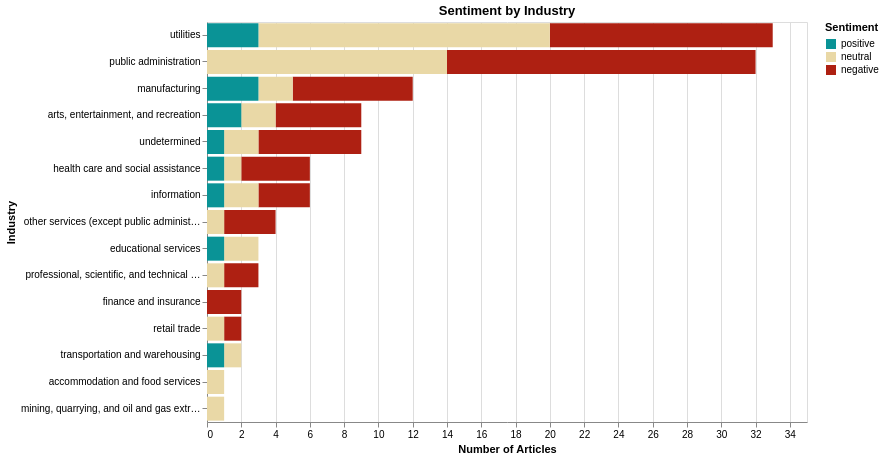

Vega-Lite specification for this chart:
### Vega-Lite specification from a JSON file in a GitHub repository (floating-point values rounded to 4 significant figures)
{"$schema": "https://vega.github.io/schema/vega-lite/v5.20.1.json", "config": {"axisX": {"labelAngle": 0}, "view": {"continuousHeight": 300, "continuousWidth": 300}}, "data": {"name": "data-afcdc8796c0aae7ee46f598457f62196"}, "datasets": {"data-afcdc8796c0aae7ee46f598457f62196": [{"Count": 1, "Industry": "accommodation and food services", "sentiment_label": "neutral"}, {"Count": 5, "Industry": "arts, entertainment, and recreation", "sentiment_label": "negative"}, {"Count": 2, "Industry": "arts, entertainment, and recreation", "sentiment_label": "neutral"}, {"Count": 2, "Industry": "arts, entertainment, and recreation", "sentiment_label": "positive"}, {"Count": 2, "Industry": "educational services", "sentiment_label": "neutral"}, {"Count": 1, "Industry": "educational services", "sentiment_label": "positive"}, {"Count": 2, "Industry": "finance and insurance", "sentiment_label": "negative"}, {"Count": 4, "Industry": "health care and social assistance", "sentiment_label": "negative"}, {"Count": 1, "Industry": "health care and social assistance", "sentiment_label": "neutral"}, {"Count": 1, "Industry": "health care and social assistance", "sentiment_label": "positive"}, {"Count": 3, "Industry": "information", "sentiment_label": "negative"}, {"Count": 2, "Industry": "information", "sentiment_label": "neutral"}, {"Count": 1, "Industry": "information", "sentiment_label": "positive"}, {"Count": 7, "Industry": "manufacturing", "sentiment_label": "negative"}, {"Count": 2, "Industry": "manufacturing", "sentiment_label": "neutral"}, {"Count": 3, "Industry": "manufacturing", "sentiment_label": "positive"}, {"Count": 1, "Industry": "mining, quarrying, and oil and gas extraction", "sentiment_label": "neutral"}, {"Count": 3, "Industry": "other services (except public administration)", "sentiment_label": "negative"}, {"Count": 1, "Industry": "other services (except public administration)", "sentiment_label": "neutral"}, {"Count": 2, "Industry": "professional, scientific, and technical services", "sentiment_label": "negative"}, {"Count": 1, "Industry": "professional, scientific, and technical services", "sentiment_label": "neutral"}, {"Count": 18, "Industry": "public administration", "sentiment_label": "negative"}, {"Count": 14, "Industry": "public administration", "sentiment_label": "neutral"}, {"Count": 1, "Industry": "retail trade", "sentiment_label": "negative"}, {"Count": 1, "Industry": "retail trade", "sentiment_label": "neutral"}, {"Count": 1, "Industry": "transportation and warehousing", "sentiment_label": "neutral"}, {"Count": 1, "Industry": "transportation and warehousing", "sentiment_label": "positive"}, {"Count": 6, "Industry": "undetermined", "sentiment_label": "negative"}, {"Count": 2, "Industry": "undetermined", "sentiment_label": "neutral"}, {"Count": 1, "Industry": "undetermined", "sentiment_label": "positive"}, {"Count": 13, "Industry": "utilities", "sentiment_label": "negative"}, {"Count": 17, "Industry": "utilities", "sentiment_label": "neutral"}, {"Count": 3, "Industry": "utilities", "sentiment_label": "positive"}]}, "encoding": {"color": {"field": "sentiment_label", "scale": {"domain": ["positive", "neutral", "negative"], "range": ["#0a9396", "#e9d8a6", "#ae2012"]}, "title": "Sentiment", "type": "nominal"}, "tooltip": [{"field": "Industry", "type": "nominal"}, {"field": "sentiment_label", "type": "nominal"}, {"field": "Count", "type": "quantitative"}], "x": {"field": "Count", "title": "Number of Articles", "type": "quantitative"}, "y": {"field": "Industry", "sort": "-x", "title": "Industry", "type": "nominal"}}, "height": 400, "mark": {"type": "bar"}, "title": "Sentiment by Industry", "width": 600}
